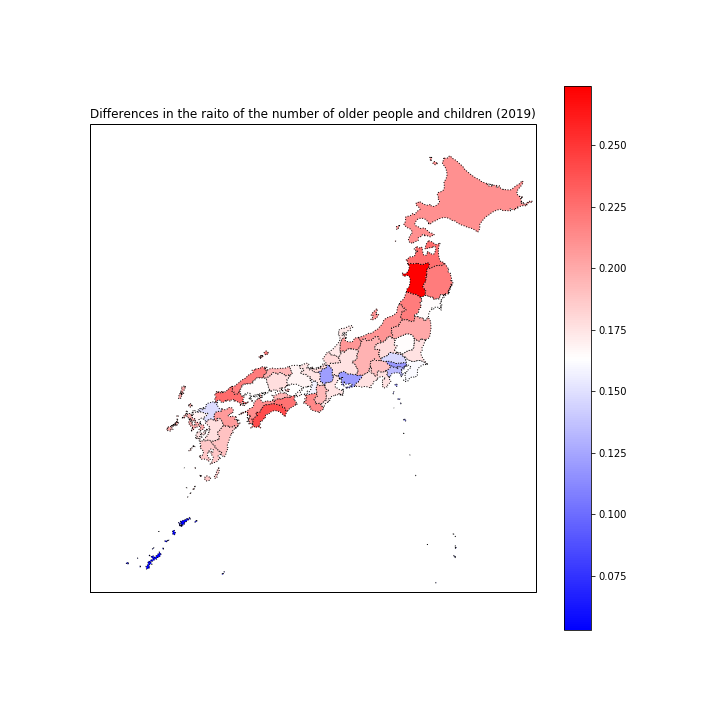

Write Python code to recreate this figure.
def mymap():
    import numpy as np
    import pandas as pd
    import matplotlib.pyplot as plt

    import cartopy.crs as ccrs
    import cartopy.feature as cfeature
    import cartopy.io.shapereader as shapereader
    
    df = pd.read_csv("population_ratio_prefecture.csv", usecols=[1,2,3,4,5], index_col=0)
    df.index.name="都道府県名"

    shpfilename = shapereader.natural_earth(resolution='10m',
                                            category='cultural',
                                            name='admin_1_states_provinces')

    reader = shapereader.Reader(shpfilename)

    provinces = []
    for province in reader.records():
        if(province.attributes["admin"] == "Japan"):
            provinces.append(province)
    provinces[30].attributes["name_local"] = "静岡県" 

    plt.figure(figsize=[10,10])
    ax = plt.axes(projection=ccrs.PlateCarree())

    cmap = plt.cm.bwr
    cnorm = max(df["difference"]) - min(df["difference"])
    coff = min(df["difference"])

    for province in provinces:
        geometry = province.geometry
        color = cmap((df["difference"][province.attributes["name_local"]] - coff) / cnorm)
        ax.add_geometries(geometry, ccrs.PlateCarree(), edgecolor="black", linestyle=":",
                            facecolor=color)

    ax.set_title("Differences in the raito of the number of older people and children (2019)")
    ax.set_extent([125, 146, 25, 47])
    sm = plt.cm.ScalarMappable(cmap=cmap,norm=plt.Normalize((cnorm+coff)/100,coff/100))
    sm._A = []
    plt.colorbar(sm,ax=ax)

    plt.show()
    return

mymap()
